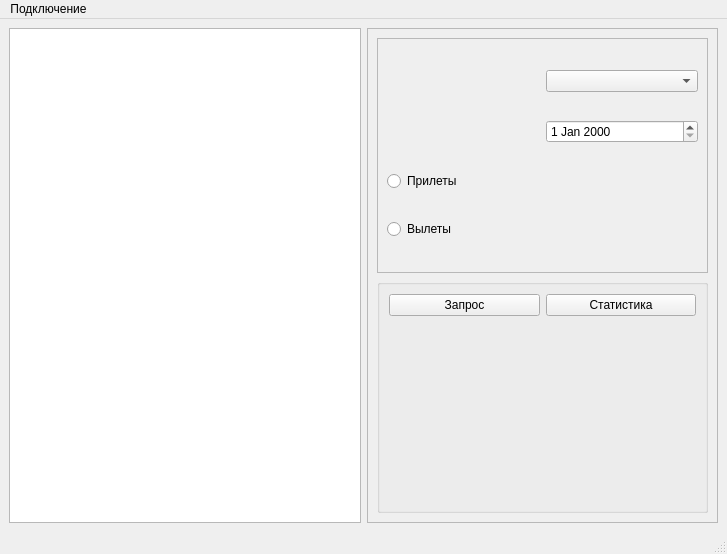
<?xml version="1.0" encoding="UTF-8"?>
<ui version="4.0">
 <class>MainWindow</class>
 <widget class="QMainWindow" name="MainWindow">
  <property name="geometry">
   <rect>
    <x>0</x>
    <y>0</y>
    <width>727</width>
    <height>554</height>
   </rect>
  </property>
  <property name="windowTitle">
   <string>Инспектор аэропортов</string>
  </property>
  <widget class="QWidget" name="centralwidget">
   <layout class="QGridLayout" name="gridLayout_3">
    <item row="0" column="0">
     <widget class="QTableView" name="td_result"/>
    </item>
    <item row="0" column="1">
     <widget class="QFrame" name="frame">
      <property name="frameShape">
       <enum>QFrame::StyledPanel</enum>
      </property>
      <property name="frameShadow">
       <enum>QFrame::Raised</enum>
      </property>
      <layout class="QVBoxLayout" name="verticalLayout">
       <item>
        <widget class="QScrollArea" name="scrollArea">
         <property name="widgetResizable">
          <bool>true</bool>
         </property>
         <widget class="QWidget" name="scrollAreaWidgetContents">
          <property name="geometry">
           <rect>
            <x>0</x>
            <y>0</y>
            <width>329</width>
            <height>232</height>
           </rect>
          </property>
          <layout class="QGridLayout" name="gridLayout_2">
           <item row="1" column="1">
            <widget class="QDateEdit" name="dateEdit"/>
           </item>
           <item row="2" column="0">
            <widget class="QRadioButton" name="radBut_arrival">
             <property name="text">
              <string>Прилеты</string>
             </property>
            </widget>
           </item>
           <item row="3" column="0">
            <widget class="QRadioButton" name="radBut_departure">
             <property name="text">
              <string>Вылеты</string>
             </property>
            </widget>
           </item>
           <item row="0" column="1">
            <widget class="QComboBox" name="combBoxAirList"/>
           </item>
          </layout>
         </widget>
        </widget>
       </item>
       <item>
        <widget class="QGroupBox" name="groupBox">
         <property name="title">
          <string/>
         </property>
         <layout class="QGridLayout" name="gridLayout">
          <item row="0" column="0">
           <widget class="QPushButton" name="pushBut_Request">
            <property name="text">
             <string>Запрос</string>
            </property>
           </widget>
          </item>
          <item row="0" column="1">
           <widget class="QPushButton" name="pushBut_Statist">
            <property name="text">
             <string>Статистика</string>
            </property>
           </widget>
          </item>
          <item row="1" column="0">
           <spacer name="verticalSpacer">
            <property name="orientation">
             <enum>Qt::Vertical</enum>
            </property>
            <property name="sizeHint" stdset="0">
             <size>
              <width>20</width>
              <height>157</height>
             </size>
            </property>
           </spacer>
          </item>
         </layout>
        </widget>
       </item>
      </layout>
     </widget>
    </item>
   </layout>
  </widget>
  <widget class="QMenuBar" name="menuBar">
   <property name="geometry">
    <rect>
     <x>0</x>
     <y>0</y>
     <width>727</width>
     <height>21</height>
    </rect>
   </property>
   <widget class="QMenu" name="menu">
    <property name="title">
     <string>Подключение</string>
    </property>
    <addaction name="act_addData"/>
    <addaction name="act_connect"/>
    <addaction name="separator"/>
   </widget>
   <addaction name="menu"/>
  </widget>
  <widget class="QStatusBar" name="stBar"/>
  <action name="act_addData">
   <property name="text">
    <string>Ввести данные</string>
   </property>
  </action>
  <action name="act_connect">
   <property name="text">
    <string>Подключиться</string>
   </property>
  </action>
 </widget>
 <resources/>
 <connections/>
</ui>
